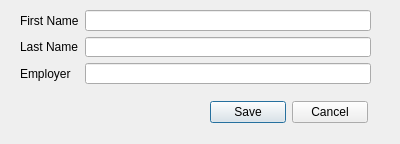
<?xml version="1.0" encoding="UTF-8"?>
<ui version="4.0">
 <class>EditEmployeeDialog</class>
 <widget class="QDialog" name="EditEmployeeDialog">
  <property name="geometry">
   <rect>
    <x>0</x>
    <y>0</y>
    <width>400</width>
    <height>144</height>
   </rect>
  </property>
  <property name="windowTitle">
   <string>Dialog</string>
  </property>
  <widget class="QWidget" name="">
   <property name="geometry">
    <rect>
     <x>20</x>
     <y>10</y>
     <width>351</width>
     <height>74</height>
    </rect>
   </property>
   <layout class="QFormLayout" name="formLayout">
    <item row="0" column="0">
     <widget class="QLabel" name="label">
      <property name="text">
       <string>First Name</string>
      </property>
     </widget>
    </item>
    <item row="0" column="1">
     <widget class="QLineEdit" name="fnameTextField"/>
    </item>
    <item row="1" column="0">
     <widget class="QLabel" name="label_2">
      <property name="text">
       <string>Last Name</string>
      </property>
     </widget>
    </item>
    <item row="1" column="1">
     <widget class="QLineEdit" name="lnameTextField"/>
    </item>
    <item row="2" column="0">
     <widget class="QLabel" name="label_3">
      <property name="text">
       <string>Employer</string>
      </property>
     </widget>
    </item>
    <item row="2" column="1">
     <widget class="QLineEdit" name="employerTextField"/>
    </item>
   </layout>
  </widget>
  <widget class="QWidget" name="">
   <property name="geometry">
    <rect>
     <x>210</x>
     <y>100</y>
     <width>158</width>
     <height>25</height>
    </rect>
   </property>
   <layout class="QHBoxLayout" name="horizontalLayout">
    <item>
     <widget class="QPushButton" name="saveButton">
      <property name="text">
       <string>Save</string>
      </property>
     </widget>
    </item>
    <item>
     <widget class="QPushButton" name="cancelButton">
      <property name="text">
       <string>Cancel</string>
      </property>
     </widget>
    </item>
   </layout>
  </widget>
 </widget>
 <resources/>
 <connections/>
</ui>
